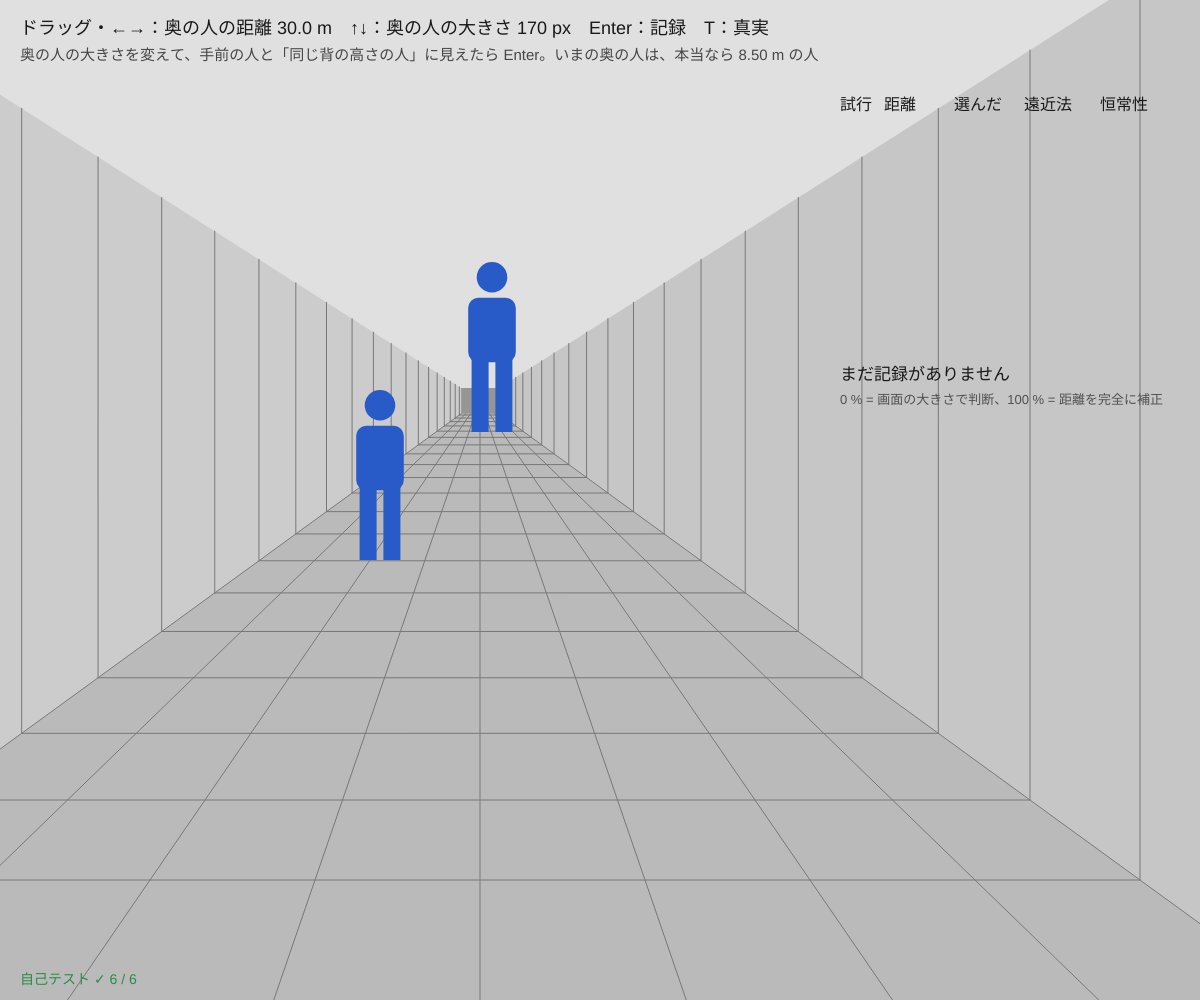
Frame 1 (no input)
Frame 60 (no input): identical to frame 1, image omitted
Frame 120 (the mouse pressed at the canvas centre since frame 60): identical to frame 1, image omitted

The p5.js sketch that drew this single still picture (run headless with seeded random() and noise() and a simulated clock; from frame 60 on, the mouse is pressed at the canvas centre):

// p5.js sketch
// ── sketch.js
// ============================================
// 03 大きさの恒常性 ─ 廊下の巨人
// 遠近法の廊下に、画面の上でまったく同じ大きさ（同じ px）の人を 2 人置く。奥の人ほど大きく見える
// 脳は「遠くにあるのにこの大きさ → 本当は大きい」と距離で補正している（大きさの恒常性）
// ドラッグ・←→ = 奥の人を前後に動かす / ↑↓ = 奥の人の大きさ / Enter = 記録 / R = 消す
// T = 真実を見る（廊下を消して、奥の人の「影」を手前の人のとなりに並べる）
// ============================================

let H0 = 170;               // ★ 手前の人の画面の高さ px
let farH = 170;             // 奥の人の画面の高さ px（最初は H0 と同じ）
let zFar = 30;              // 奥の人までの距離 m
let CAM = 1.6, PERSON = 1.7;   // ★ 目の高さ・人の背の高さ m
let truthKey = false, trials = [];
const BLUE = [40, 90, 200];

function setup() {
  createCanvas(windowWidth, windowHeight);
  drawScene(false);
  selfTest();
}
function draw() { drawScene(truthKey); }

// ---- 遠近法：距離 z m の床は画面の y = vy + f·CAM / z、高さ s m のものは f·s / z px に写る
function cam() { return { cx: Math.round(width * 0.4), vy: Math.round(height * 0.4), f: height * 0.6 }; }
function floorY(z) { let c = cam(); return Math.round(c.vy + (c.f * CAM) / z); }
function screenSize(sMeters, z) { return (cam().f * sMeters) / z; }
function zNear() { return (cam().f * PERSON) / H0; }          // 手前の人は本当の 1.7 m が H0 px に写る距離
function screenX(X, z) { let c = cam(); return Math.round(c.cx + (c.f * X) / z); }

function drawScene(truth) {
  background(truth ? 235 : 214);
  let c = cam(), zN = zNear(), zBack = 70;
  if (!truth) drawCorridor(c, zBack);
  let xN = screenX(-1.0, zN), yN = floorY(zN), xF = screenX(0.6, zFar), yF = floorY(zFar);
  drawPerson(xN, yN, H0, BLUE);
  drawPerson(xF, yF, farH, BLUE);
  if (truth) {
    // 影：奥の人をそのまま手前の人の左へ（同じ px）
    drawPerson(xN - 100, yN, farH, [120, 140, 190]);
    heightBar(xN - 170, yN, H0); heightBar(xF + 60, yF, farH);
    // 点線：同じ 1.7 m の人が奥にいたら、本当はこの大きさに写る
    let hp = Math.round(screenSize(PERSON, zFar));
    stroke(200, 40, 40); strokeWeight(2); noFill(); drawingContext.setLineDash([6, 5]);
    rect(xF - hp * 0.18, yF - hp, hp * 0.36, hp); drawingContext.setLineDash([]);
    noStroke(); fill(200, 40, 40); textSize(15); textAlign(LEFT, TOP);
    text('点線 = 同じ 1.7 m の人ならこの大きさ（' + hp + ' px）', xF + 20, yF + 8);
  }
  // 文字
  let realM = (PERSON * farH * zFar) / (H0 * zN);
  noStroke(); fill(25); textAlign(LEFT, BASELINE); textSize(18);
  text('ドラッグ・←→：奥の人の距離 ' + zFar.toFixed(1) + ' m　↑↓：奥の人の大きさ ' + farH + ' px　Enter：記録　T：真実', 20, 34);
  fill(70); textSize(15);
  text('奥の人の大きさを変えて、手前の人と「同じ背の高さの人」に見えたら Enter。いまの奥の人は、本当なら ' + realM.toFixed(2) + ' m の人', 20, 60);
  drawTable(Math.round(width * 0.7), 110);
  fill(selfTestResults.length && selfTestResults.every((r) => r.ok) ? color(40, 140, 70) : color(200, 40, 40)); textSize(14);
  text(selfTestLine(), 20, height - 16);
}

function drawCorridor(c, zBack) {
  let W = 2.2, Hc = 3.0, z0 = 0.8;     // 廊下の半分の幅・天井の高さ m、いちばん手前の距離
  let P = (X, Y, z) => [c.cx + (c.f * X) / z, c.vy + (c.f * (CAM - Y)) / z];   // 3D (X, 高さ Y, 距離 z) → 画面
  let face = (pts, g) => { fill(g); beginShape(); for (let q of pts) vertex(q[0], q[1]); endShape(CLOSE); };
  noStroke();
  face([P(-W, 0, z0), P(W, 0, z0), P(W, 0, zBack), P(-W, 0, zBack)], 186);       // 床
  face([P(-W, 0, z0), P(-W, Hc, z0), P(-W, Hc, zBack), P(-W, 0, zBack)], 204);   // 左の壁
  face([P(W, 0, z0), P(W, Hc, z0), P(W, Hc, zBack), P(W, 0, zBack)], 198);       // 右の壁
  face([P(-W, Hc, z0), P(W, Hc, z0), P(W, Hc, zBack), P(-W, Hc, zBack)], 224);   // 天井
  face([P(-W, 0, zBack), P(W, 0, zBack), P(W, Hc, zBack), P(-W, Hc, zBack)], 150); // 突き当たり
  stroke(120); strokeWeight(1);
  for (let z = 2; z < zBack; z *= 1.2) {                                     // 床と壁の目地（遠いほどつまる）
    let a = P(-W, 0, z), b = P(W, 0, z), at = P(-W, Hc, z), bt = P(W, Hc, z);
    line(a[0], a[1], b[0], b[1]); line(a[0], a[1], at[0], at[1]); line(b[0], b[1], bt[0], bt[1]);
  }
  for (let X = -W; X <= W + 1e-6; X += W / 4) { let a = P(X, 0, z0), b = P(X, 0, zBack); line(a[0], a[1], b[0], b[1]); }
}

// 足もと (x, y)・高さ h px の人（頭・胴・脚）。頭のてっぺんが y − h
function drawPerson(x, y, h, col) {
  noStroke(); fill(col);
  let r = h * 0.09;
  circle(x, y - h + r, 2 * r);
  rect(x - h * 0.14, y - h * 0.79, h * 0.28, h * 0.38, h * 0.06);
  rect(x - h * 0.12, y - h * 0.43, h * 0.1, h * 0.43);
  rect(x + h * 0.02, y - h * 0.43, h * 0.1, h * 0.43);
}
function heightBar(x, y, h) {
  stroke(200, 40, 40); strokeWeight(2); line(x, y, x, y - h); line(x - 6, y, x + 6, y); line(x - 6, y - h, x + 6, y - h);
  noStroke(); fill(200, 40, 40); textSize(15); textAlign(CENTER, BOTTOM); text(h + ' px', x, y - h - 4); textAlign(LEFT, BASELINE);
}

function mouseDragged() {
  let c = cam(), y = constrain(mouseY, floorY(60) + 1, floorY(zNear() * 1.05));
  zFar = constrain((c.f * CAM) / (y - c.vy), zNear() * 1.05, 60);
}
function keyPressed() {
  if (key === RIGHT_ARROW) zFar = Math.min(60, zFar * 1.1);
  if (key === LEFT_ARROW) zFar = Math.max(zNear() * 1.05, zFar / 1.1);
  if (key === UP_ARROW) farH = Math.min(400, farH + 2);
  if (key === DOWN_ARROW) farH = Math.max(10, farH - 2);
  if (key === 't' || key === 'T') truthKey = !truthKey;
  if (key === 'r' || key === 'R') trials = [];
  if (key === ENTER) {
    let hp = screenSize(PERSON, zFar);
    trials.push({ z: zFar, chosen: farH, persp: hp, k: constancy(farH, H0, hp) });
    farH = H0;
  }
}
// 恒常性 %：画面で同じ大きさを選んだら 0 %、遠近法どおり（本当の 1.7 m）を選んだら 100 %
function constancy(chosen, same, persp) { return ((same - chosen) / (same - persp)) * 100; }
function mean(a) { return a.length ? a.reduce((s, x) => s + x, 0) / a.length : 0; }

function drawTable(x, y) {
  noStroke(); fill(25); textSize(16); textAlign(LEFT, BASELINE);
  let cw = [44, 70, 70, 76, 70], cols = (v, yy) => { let xx = x; v.forEach((s, i) => { text(s, xx, yy); xx += cw[i]; }); };
  cols(['試行', '距離', '選んだ', '遠近法', '恒常性'], y);
  let last = trials.slice(-10); fill(60);
  last.forEach((t, i) => cols([trials.length - last.length + i + 1, t.z.toFixed(1) + ' m', t.chosen + ' px', t.persp.toFixed(0) + ' px', t.k.toFixed(0) + ' %'], y + 24 * (i + 1)));
  fill(25); textSize(17);
  text(trials.length ? '平均の恒常性 ' + mean(trials.map((t) => t.k)).toFixed(0) + ' %（' + trials.length + ' 回）' : 'まだ記録がありません', x, y + 24 * 11 + 6);
  fill(80); textSize(13);
  text('0 % = 画面の大きさで判断、100 % = 距離を完全に補正', x, y + 24 * 12 + 6);
}

function windowResized() { resizeCanvas(windowWidth, windowHeight); }

// ---------- やってみよう ----------
// 1. 奥の人を一番奥まで動かす。画面では同じ 170 px なのに、何 m の巨人に見える？
// 2. 恒常性を 3 つの距離で測る。遠いほど 100 % に近い？
// 3. T で廊下を消すと、2 人は同じ大きさに見える？ 錯視の原因は「人」ではなく「廊下」
// 4. drawCorridor の中の目地の線（line）を消すと、錯視はどうなる？
// 5. CAM（目の高さ）を 0.5 にすると、子どもの目線の廊下になる


// ==================================================
// ここから下は「錯視の道具」（中身は読まなくても OK。消さないでね）
// ==================================================
function readPix(x, y) {
  let d = pixelDensity(), i = 4 * (Math.round(y * d) * Math.round(width * d) + Math.round(x * d));
  return [pixels[i], pixels[i + 1], pixels[i + 2]];
}
// 四角い範囲の中で、色 c の画素の上下のはし → 高さ px
function colorHeight(xa, xb, ya, yb, c, tol = 14) {
  let top = 1e9, bot = -1;
  for (let x = Math.round(xa); x <= xb; x += 2) for (let y = Math.max(0, Math.round(ya)); y <= Math.min(height - 1, yb); y++) {
    let p = readPix(x, y);
    if (Math.abs(p[0] - c[0]) <= tol && Math.abs(p[1] - c[1]) <= tol && Math.abs(p[2] - c[2]) <= tol) { top = Math.min(top, y); bot = Math.max(bot, y); }
  }
  return bot < 0 ? 0 : bot - top + 1;
}

// ---- 自己テスト：描いた画面で 2 人の高さを画素で測る。遠近法の式も確かめる
let selfTestResults = [];
function selfTest() {
  let R = [], ok = (name, cond) => R.push({ name, ok: !!cond }), zN = zNear();
  ok('はじめは 奥の人 = 手前の人 = ' + H0 + ' px（同じ定数）', farH === H0);
  drawScene(false); loadPixels();
  let xN = screenX(-1.0, zN), yN = floorY(zN), xF = screenX(0.6, zFar), yF = floorY(zFar);
  let hN = colorHeight(xN - 20, xN + 20, yN - H0 - 10, yN + 5, BLUE), hF = colorHeight(xF - 20, xF + 20, yF - farH - 10, yF + 5, BLUE);
  ok('画素で測った背の高さ：手前 ' + hN + ' px、奥 ' + hF + ' px（等しい）', hN === hF && Math.abs(hN - H0) <= 2);
  ok('遠近法：距離が 2 倍なら写る大きさは半分', Math.abs(screenSize(1, 10) - 2 * screenSize(1, 20)) < 1e-9);
  ok('手前の人の 1.7 m は、ちょうど H0 px に写る', Math.abs(screenSize(PERSON, zN) - H0) < 1e-9);
  ok('床の線は遠いほど上（消失点）に近づく', floorY(5) > floorY(10) && floorY(10) > floorY(40) && floorY(40) > cam().vy);
  ok('恒常性：画面と同じ 0 %、遠近法どおり 100 %', constancy(170, 170, 50) === 0 && constancy(50, 170, 50) === 100);
  selfTestResults = R;
  for (let r of R) (r.ok ? console.log : console.error)((r.ok ? '✓ ' : '✗ ') + r.name);
  return R.every((r) => r.ok);
}
function selfTestLine() { let n = selfTestResults.filter((r) => r.ok).length; return '自己テスト ' + (n === selfTestResults.length ? '✓ ' : '✗ ') + n + ' / ' + selfTestResults.length; }
